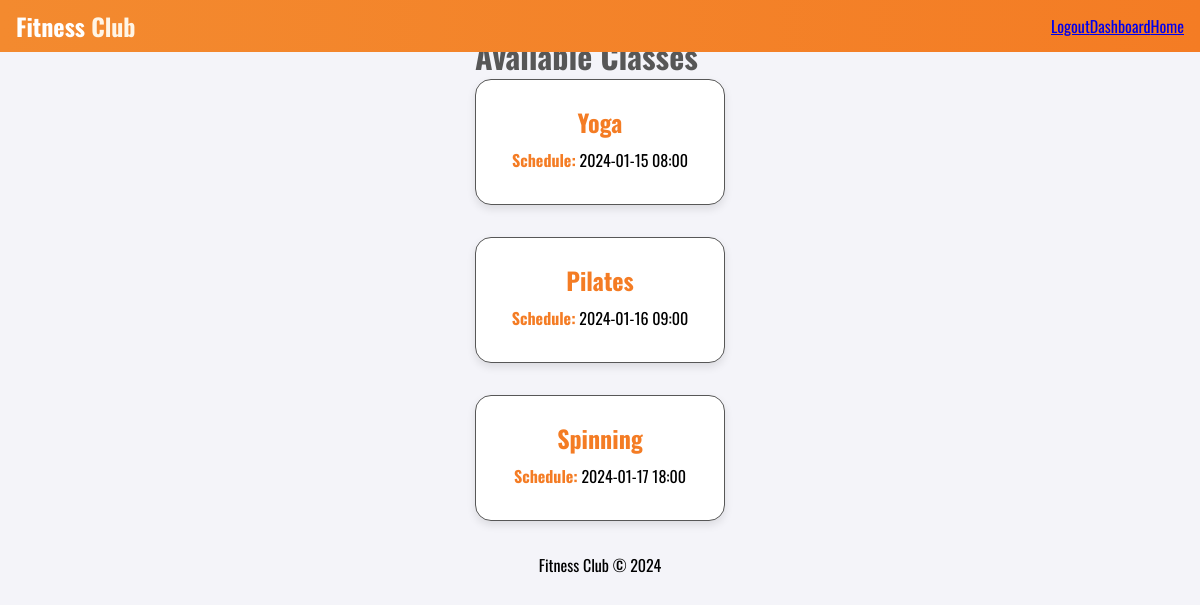
/php/view_classes.php (signed in), run on the app's committed database.
### tables this page shows
CREATE TABLE `classes` (
  `id` int(11) NOT NULL,
  `class_name` varchar(100) NOT NULL,
  `schedule` datetime NOT NULL
);

### php/view_classes.php (the view, shortened to what this page needs)
<?php
include_once('../functions/functions.php');
$dbConnect = dbLink();
$classes = getClasses($dbConnect);
?>
<!DOCTYPE html>
<html>
<head>
    <link rel="stylesheet" type="text/css" href="../css/style.css">
</head>
<body class="dashboard">
    <header>
        <div class="container">
            <div class="logo">
                <a href="../index.php">Fitness <span>Club</span></a>
            </div>
            <div class="nav">
            </div>
        </div>
    </header>
    <main>
        <h1>Available Classes</h1>
        <div class="info-cards">
            <?php foreach ($classes as $class): ?>
            <div class="info-card">
                <div class="info-header"><?php echo htmlspecialchars($class['class_name']); ?></div>
                <p><strong>Schedule:</strong> <?php echo date('Y-m-d H:i', strtotime($class['schedule'])); ?></p>
            </div>
            <?php endforeach; ?>
        </div>
    </main>
    <footer>
        <p>Fitness Club © 2024</p>
    </footer>
</body>
</html>

### css/style.css (style rules this page uses)
body { margin: 0; padding: 0; overflow-x: hidden; }
* { box-sizing: border-box; margin: 0; padding: 0; font-family: 'Oswald', sans-serif; }
header { position: fixed; top: 0; width: 100%; background: linear-gradient(90deg, #f38a2f 0%, #f47c24 100%); padding: 0.5rem 1rem; z-index: 10; }
header .container { display: flex; align-items: center; justify-content: space-between; }
header .logo a { font-size: 1.5rem; color: #fff; text-decoration: none; font-weight: bold; }
header .logo a span { color: #fff5e6; }
header .nav { display: none; }
@media (min-width: 992px) { header .nav { display: block; position: static; background-color: transparent; } }
body.dashboard { font-family: 'Overpass', sans-serif; background-color: #f4f4f9; margin: 0; padding: 0; display: grid; grid-template-rows: auto 1fr; justify-items: center; }
body.dashboard h1, body.dashboard h2, body.dashboard h3 { color: #575757; }
body.dashboard h1 { margin-top: 2rem; }
.info-cards { display: grid; grid-template-columns: repeat(auto-fill, minmax(15.625rem, 1fr)); gap: 2rem; width: 90%; margin-bottom: 2rem; }
.info-card { background-color: #ffffff; border: 0.1rem solid #575757; border-radius: 1rem; padding: 1.5rem; text-align: center; box-shadow: 0 0.25rem 0.5rem rgba(0, 0, 0, 0.1); }
.info-card .info-header { font-size: 1.5rem; font-weight: bold; margin-bottom: 0.5rem; color: #f47c24; }
.info-card p { margin: 0.5rem 0; }
.info-card strong { color: #f47c24; }

### data on the page
classes: class_name "Yoga", schedule "2024-01-15 08:00"
classes: class_name "Pilates", schedule "2024-01-16 09:00"
classes: class_name "Spinning", schedule "2024-01-17 18:00"
